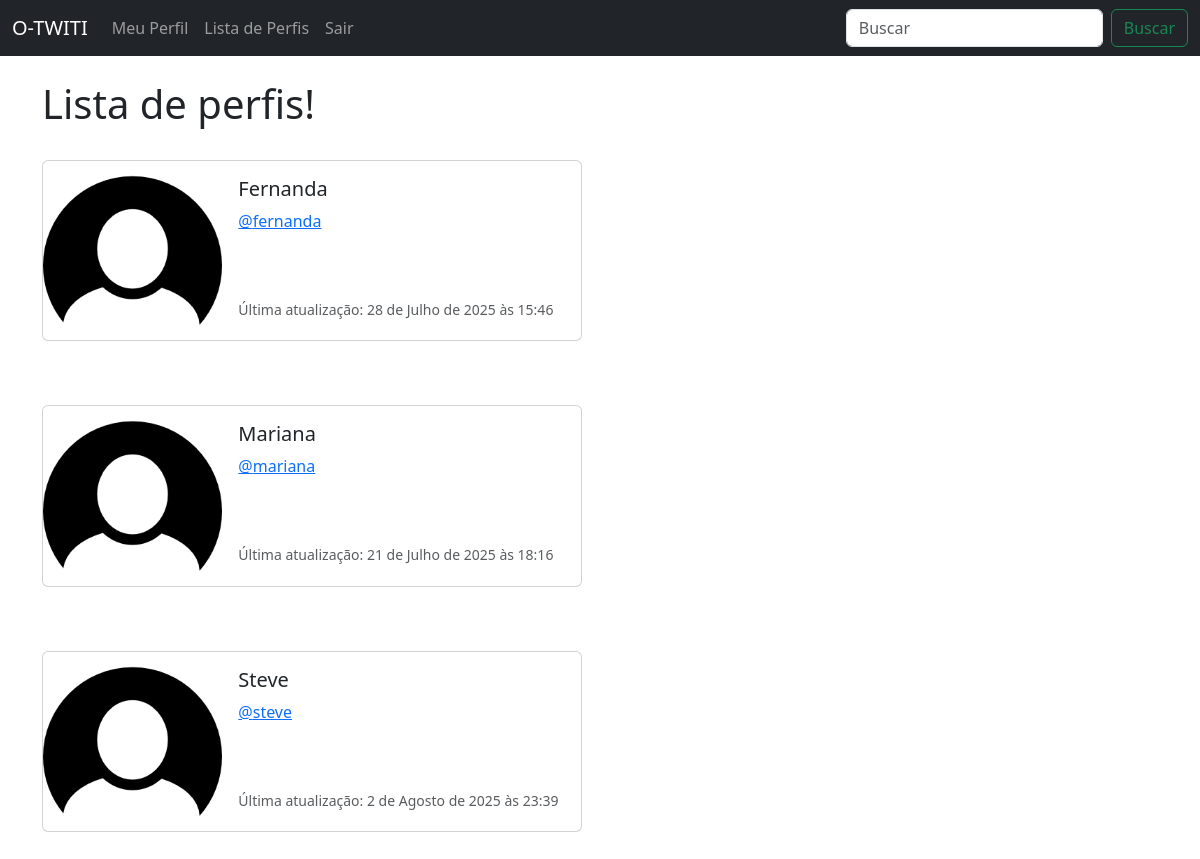
Screenshot of /profile_list/ (signed in) with the database file from the repository.
### musker/models.py (models this page shows, shortened)
class UserProfile(models.Model):
    user = models.OneToOneField(User, on_delete=models.CASCADE)
    follows = models.ManyToManyField("self", related_name="followed_by", symmetrical=False, blank=True)
    date_modified = models.DateTimeField(User, auto_now=True)
    profile_image = models.ImageField(upload_to='images/', blank=True, null=True)

### musker/views.py (the view)
# urls.py: path('profile_list/', views.profile_list, name='profile_list'),
def profile_list(request):
    if request.user.is_authenticated:
        profiles = UserProfile.objects.exclude(user=request.user)
        return render(request, 'profile_list.html', {"profiles": profiles})
    else:
        messages.success(request, ("Você precisa estar logado para visualizar esta página."))
        return redirect('home')

### musker/templates/profile_list.html
{% extends "base.html" %}
{% load static %}
{% block content %}
    <h1>Lista de perfis!</h1>
<br />
{% if profiles %}
    {% for profile in profiles %}
    <div class="card mb-3" style="max-width: 540px;">
        <div class="row g-0">
            <div class="col-md-4">
                <img src="{% static 'images/FotoDePefil.png' %}" class="img-fluid rounded-start" alt="Foto de perfil">
            </div>
            <div class="col-md-8">
            <div class="card-body">
                <h5 class="card-title">{{ profile.user.username }}</h5>
                <p class="card-text"><a href="{% url 'profile' profile.user.id %}">@{{ profile.user.username|lower }}</a></p> <br/><br/>
                <p class="card-text"><small class="text-body-secondary">Última atualização: {{ profile.date_modified }}</small></p>
            </div>
            </div>
        </div>
    </div>
    <br/> <br/>
    {% endfor %}
{% endif  %}
{% endblock %}

### rows the page displays
UserProfile: user.username "Fernanda", user.username "fernanda", date_modified "28 de Julho de 2025 às 15:46"
UserProfile: user.username "Mariana", user.username "mariana", date_modified "21 de Julho de 2025 às 18:16"
UserProfile: user.username "Steve", user.username "steve", date_modified "2 de Agosto de 2025 às 23:39"
